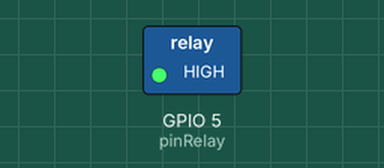
This sketch was run on a simulated ESP32. Parts: switched loads named in the sketch (green lamp = pin HIGH). Dashed ring = blinking. WiFi joins after 1.5 s; servers stay silent unless stated; what the sketch prints to the serial monitor is not drawn.

Above: at 2.0 s.
Timing chart, 0 to 6.1 s (numbered marks = the images above):
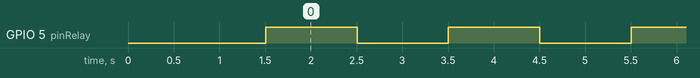

Measured:
- by itself, GPIO 5 (pinRelay): alternates HIGH for 1.0 s and LOW for 1.0 s

The sketch:

2_ESP32_OTA_Relay.ino
```cpp
#include <WiFi.h>
#include <ESPmDNS.h>
#include <WiFiUdp.h>
#include <ArduinoOTA.h>

const char* ssid = "HUAWEI";
const char* password = "sam6612599";

const int pinRelay = 5;
unsigned long previousMillis = 0;
const long interval = 1000;
int relayState = LOW;
//***************************************************************************************************
void setup() {
  Serial.begin(115200);
  pinMode(pinRelay, OUTPUT);

  Serial.println(">> Booting...");
  WiFi.mode(WIFI_STA);
  WiFi.begin(ssid, password);
  while (WiFi.waitForConnectResult() != WL_CONNECTED) {
    Serial.println(">> Connection Failed! Rebooting...");
    delay(5000);
    ESP.restart();
  }

  //Port defaults to 3232
  //ArduinoOTA.setPort(3232);

  //Hostname defaults to esp3232-[MAC]
  ArduinoOTA.setHostname("MyESP32");

  //No authentication by default
  ArduinoOTA.setPassword("admin");

  //Password can be set with it's md5 value as well
  //MD5(admin) = 21232f297a57a5a743894a0e4a801fc3
  //ArduinoOTA.setPasswordHash("21232f297a57a5a743894a0e4a801fc3");

  ArduinoOTA
  .onStart([]() {
    String type;
    if (ArduinoOTA.getCommand() == U_FLASH)
      type = "sketch";
    else                                            //U_SPIFFS
      type = "filesystem";

    //NOTE: If updating SPIFFS this would be the place to unmount SPIFFS using SPIFFS.end()
    Serial.println(">> Start updating " + type);
  })
  .onEnd([]() {
    Serial.println("\n >> End.");
  })
  .onProgress([](unsigned int progress, unsigned int total) {
    Serial.printf(">> Progress: %u%%\r", (progress / (total / 100)));
  })
  .onError([](ota_error_t error) {
    Serial.printf(">> Error[%u]: ", error);
    if (error == OTA_AUTH_ERROR) Serial.println(">> Auth Failed.");
    else if (error == OTA_BEGIN_ERROR) Serial.println(">> Begin Failed.");
    else if (error == OTA_CONNECT_ERROR) Serial.println(">> Connect Failed.");
    else if (error == OTA_RECEIVE_ERROR) Serial.println(">> Receive Failed.");
    else if (error == OTA_END_ERROR) Serial.println(">> End Failed.");
  });

  ArduinoOTA.begin();

  Serial.println(">> Ready.");
  Serial.print(">> IP address: ");
  Serial.println(WiFi.localIP());
}
//***************************************************************************************************
void loop() {
  ArduinoOTA.handle();

  //In this program, we have not used delay() for changing relay mode, because ESP32 pauses your program during the delay().
  //If next OTA request is generated while Arduino is paused waiting for the delay() to pass, your program will miss that request.

  unsigned long currentMillis = millis();
  if (currentMillis - previousMillis >= interval) {
    previousMillis = currentMillis;
    relayState = not(relayState);
    digitalWrite(pinRelay,  relayState);
  }
}
//***************************************************************************************************
```
